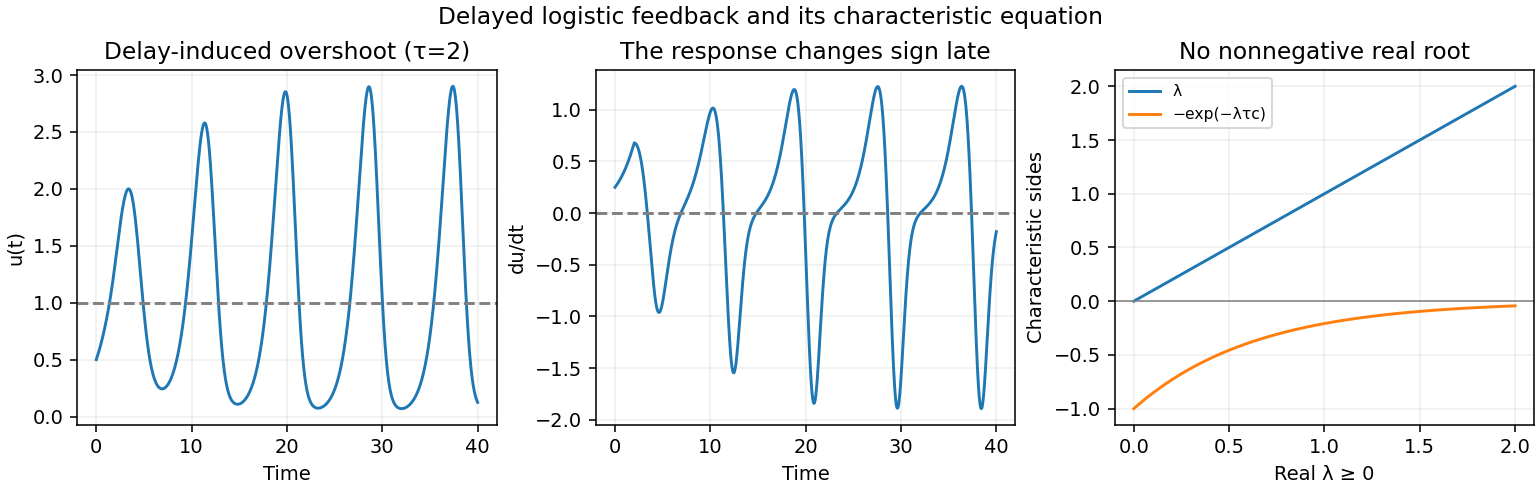

The Python source for this figure:
"""Original physiological-model figures; writes PNGs to output CWD.
Tested Python3.14.4, numpy2.3.5, matplotlib3.10.7; repository pyproject.toml.
"""
import numpy as np
import matplotlib
matplotlib.use('Agg')
import matplotlib.pyplot as plt
plt.rcParams.update({'figure.facecolor':'white','axes.facecolor':'white','font.size':10})
# Method of steps with RK4; all delayed RK stage times precede the current step.
tau=2;dt=.002;t=np.arange(0,40+dt/2,dt);u=np.empty(len(t));u[0]=.5
for i in range(len(t)-1):
 def old(s):return .5 if s<=0 else np.interp(s,t[:i+1],u[:i+1])
 y=u[i];a=y*(1-old(t[i]-tau));b=(y+dt*a/2)*(1-old(t[i]+dt/2-tau));c=(y+dt*b/2)*(1-old(t[i]+dt/2-tau));d=(y+dt*c)*(1-old(t[i]+dt-tau));u[i+1]=y+dt*(a+2*b+2*c+d)/6
past=np.where(t-tau<=0,.5,np.interp(np.maximum(t-tau,0),t,u));du=u*(1-past)
fig,axes=plt.subplots(1,3,figsize=(11,3.5),layout='constrained')
axes[0].plot(t,u);axes[0].axhline(1,color='gray',ls='--');axes[0].set(xlabel='Time',ylabel='u(t)',title='Delay-induced overshoot (τ=2)')
axes[1].plot(t,du);axes[1].axhline(0,color='gray',ls='--');axes[1].set(xlabel='Time',ylabel='du/dt',title='The response changes sign late')
x=np.linspace(0,2,300);axes[2].plot(x,x,label='λ');axes[2].plot(x,-np.exp(-np.pi*x/2),label='−exp(−λτc)');axes[2].axhline(0,color='gray',lw=.8);axes[2].set(xlabel='Real λ ≥ 0',ylabel='Characteristic sides',title='No nonnegative real root');axes[2].legend(fontsize=8)
for ax in axes:ax.grid(alpha=.2)
fig.suptitle('Delayed logistic feedback and its characteristic equation',fontsize=12);fig.savefig('2011-delay-feedback.png',dpi=140,facecolor='white');plt.close(fig)
